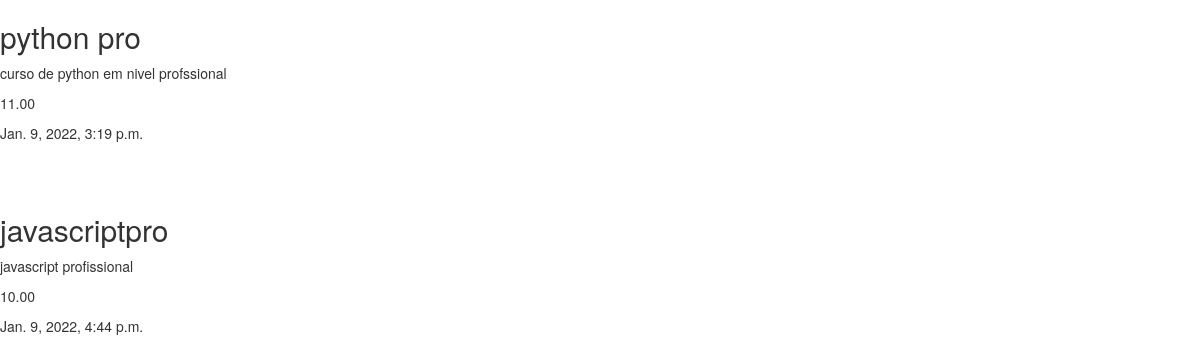
The page / on the database its author committed.
### main/models.py (models this page shows, shortened)
class ProjectDjango(models.Model):
    titulo = models.CharField(max_length=50)
    descricao = models.TextField()
    numero_de_modulos = models.DecimalField(decimal_places=2, max_digits=1000)
    data = models.DateTimeField('publicado em', default=dt.now)

### main/views.py (the view)
# urls.py: path('', views.homepage, name='homepage'),
def homepage(request):
    return render(
        request=request,
        template_name='home.html',
        context={'cursos' : ProjectDjango.objects.all}
    )

### main/templates/home.html (shortened to what this page needs)
<!doctype html>
<html lang="en">
  <head>
    <link rel="stylesheet" href="https://stackpath.bootstrapcdn.com/bootstrap/3.4.1/css/bootstrap.min.css">
  </head>
  <body>
    {% for each in cursos %}
    <h2>{{ each.titulo }}</h2>
    <p>{{ each.descricao }}</p>
    <p>{{ each.numero_de_modulos }}</p>
    <p>{{ each.data }}</p>
    <br><br>
{% endfor %}
  </body>
</html>

### rows shown on the page
ProjectDjango: titulo "python pro", descricao "curso de python em nivel profssional", numero_de_modulos "11.00", data "Jan. 9, 2022, 3:19 p.m."
ProjectDjango: titulo "javascriptpro", descricao "javascript profissional", numero_de_modulos "10.00", data "Jan. 9, 2022, 4:44 p.m."
